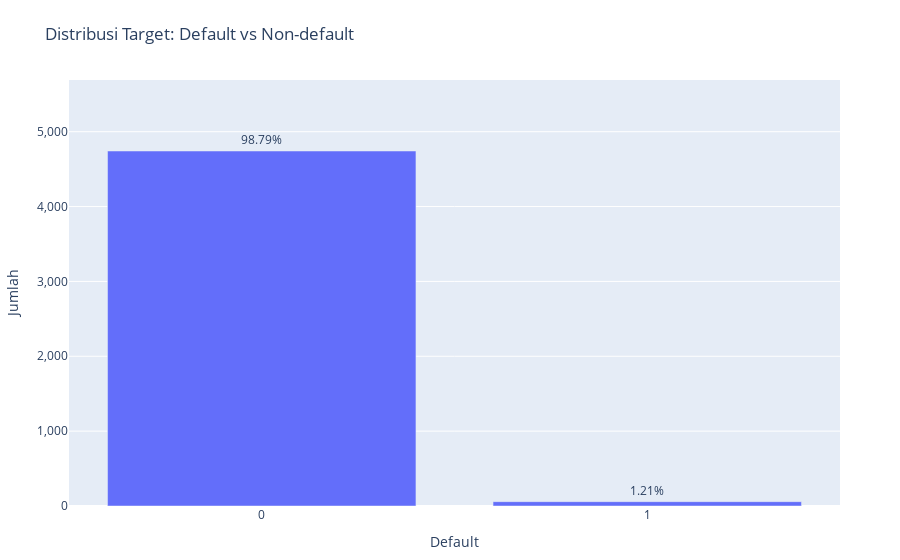

Notebook source saved alongside this figure:
### Code cell
# Data untuk plot
default_counts = df_train['default'].value_counts()
default_pct = df_train['default'].value_counts(normalize=True) * 100

fig = px.bar(
    x=default_counts.index.astype(str),
    y=default_counts.values,
    text=[f'{p:.2f}%' for p in default_pct],
    labels={'x': 'Default', 'y': 'Jumlah'},
    title='Distribusi Target: Default vs Non-default'
)

# Supaya label tidak terpotong:
fig.update_traces(textposition='outside')
fig.update_layout(
    yaxis=dict(tickformat=',d', range=[0, default_counts.max() * 1.2]),  # yaxis dinaikkan
    margin=dict(t=80, b=40, l=60, r=60)  # Tambah margin atas/bawah/kiri/kanan
)

fig.show()

### Figure 1 — Plotly figure (JSON) as saved in the notebook; plotly's stock layout.template omitted (floating-point values rounded to 4 significant figures)
{"data": [{"hovertemplate": "Default=%{x}<br>Jumlah=%{y}<br>text=%{text}<extra></extra>", "legendgroup": "", "marker": {"color": "#636efa", "pattern": {"shape": ""}}, "name": "", "orientation": "v", "showlegend": false, "text": ["98.79%", "1.21%"], "textposition": "outside", "type": "bar", "x": ["0", "1"], "xaxis": "x", "y": [4742, 58], "yaxis": "y"}], "layout": {"barmode": "relative", "legend": {"tracegroupgap": 0}, "margin": {"b": 40, "l": 60, "r": 60, "t": 80}, "title": {"text": "Distribusi Target: Default vs Non-default"}, "xaxis": {"anchor": "y", "domain": [0, 1], "title": {"text": "Default"}}, "yaxis": {"anchor": "x", "domain": [0, 1], "range": [0, 5690.0], "tickformat": ",d", "title": {"text": "Jumlah"}}}}
